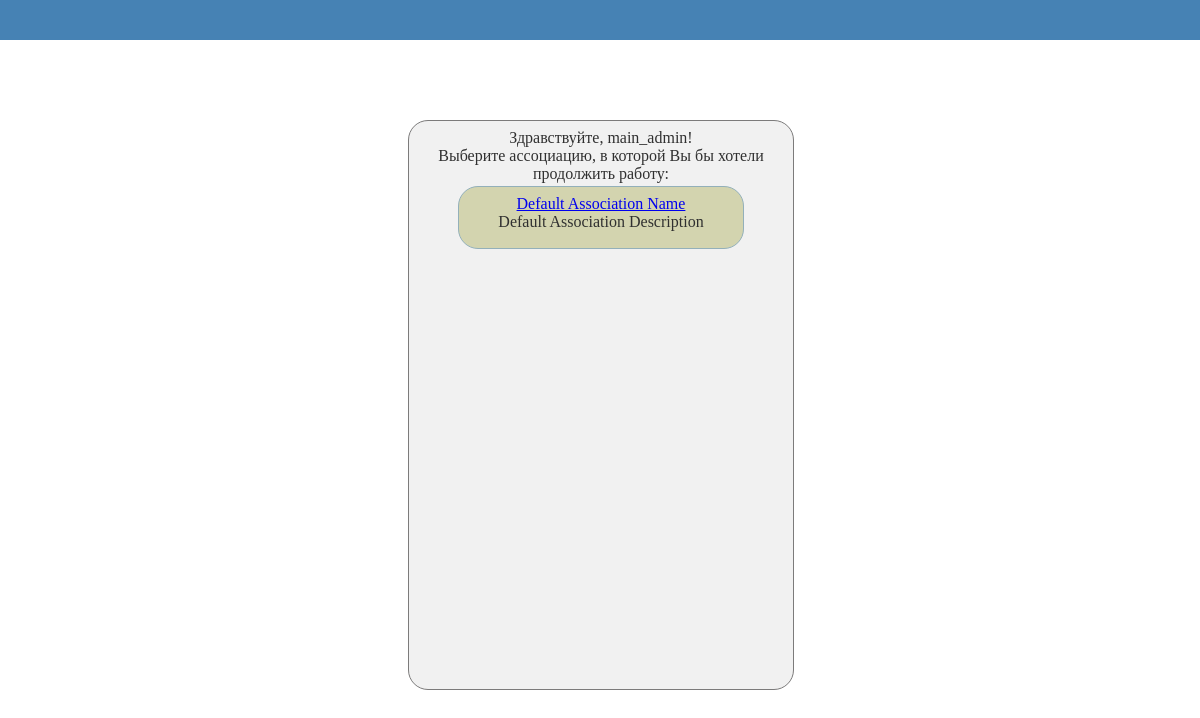
The app's page /choose/ (signed in), older data.
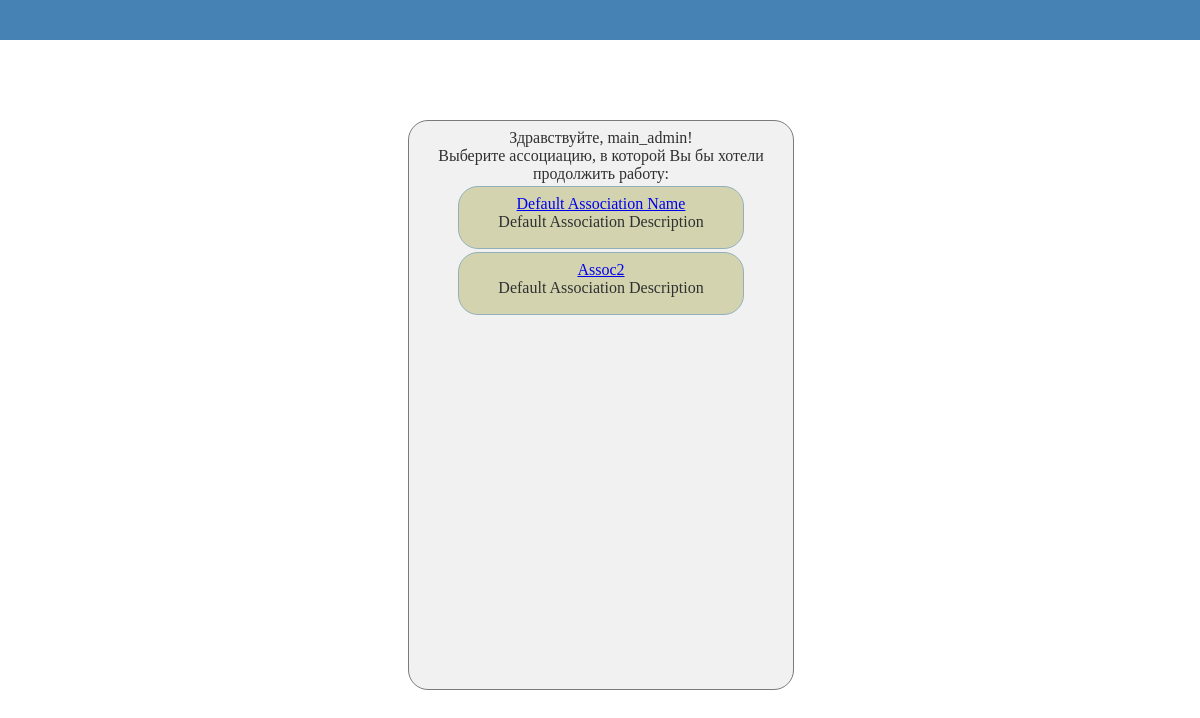
The same page, newer data.
### main/models.py (models this page shows)
class Association(models.Model):
    title = models.CharField(max_length=1024,
                             default='Default Association Name')
    description = models.CharField(max_length=1024,
                                   default='Default Association Description')
    chief = models.ForeignKey(User, on_delete=models.PROTECT, unique=False)
    groups = models.ManyToManyField(to='Group')
    deals = models.ManyToManyField(to='Deal')
    tasks = models.ManyToManyField(to='Task')
    managers = models.ManyToManyField(to='Manager')
    customers = models.ManyToManyField(to='Customer')
    teams = models.ManyToManyField(to='Team')
    employees = models.ManyToManyField(to='Employee')

### main/views.py (the view)
# urls.py: path('choose/', AssociationPickView.as_view(), name='association_picker'),
class AssociationPickView(LoginRequiredMixin, ListView):
    model = Association
    template_name = 'secondary/association_picker.html'
    context_object_name = 'associations'
    def get_queryset(self):
        self.queryset = Manager.objects\
            .get(user=self.request.user.id).association_set.only(
                'id',
                'title',
                'description')
        return super().get_queryset()
    def get_context_data(self, **kwargs):
        context = super().get_context_data(**kwargs)
        context['association_for_utils'] = {'id': 0}
        return context

### templates/secondary/association_picker.html (shortened to what this page needs)
{% extends 'base.html' %}
{% block content %}
    <div class="picker-card-big">
        <span>Здравствуйте, {{user.username}}!</span>
        <br>
        <span>Выберите ассоциацию, в которой Вы бы хотели продолжить работу:</span>
        <br>
        {% for association  in associations %}
            <div class="picker-content">
                <a href="{% url 'main' association.id %}">{{ association.title }}</a>
                <br>
                <span>{{ association.description }}</span>
            </div>
        {% endfor %}
    </div>
{% endblock content %}

Row changes from the older to the newer data that the page shows:
added Association: title "Assoc2", description "Default Association Description"
